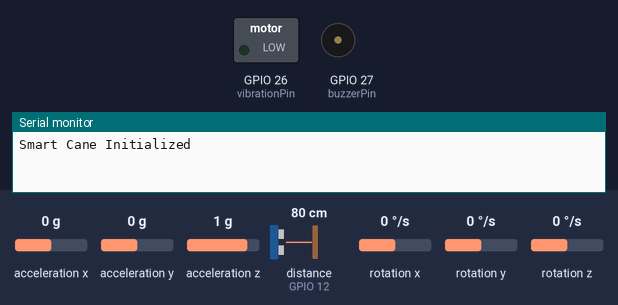
A sketch run on a simulated ESP32. Shown: switched loads named in the sketch (green lamp = pin HIGH), buzzer (waves = sounding, pin HIGH), the last lines printed to the serial monitor. Wiring (inferred from the names in the program): ultrasonic range finder: trigger GPIO 13; echo GPIO 12. The inputs (shaded band) are chosen by the test bench; at power-on: acceleration z 1 g, distance to the obstacle (sensor on GPIO 12) 80 cm, acceleration x 0 g, acceleration y 0 g, rotation x 0 °/s, rotation y 0 °/s, rotation z 0 °/s. The echo pulse lasts 58.3 µs per cm; nothing arrives over Bluetooth unless stated; pins used as bus, display or sensor lines are not drawn.

Above: at 1.2 s.
1.3 s: acceleration z set to 0.6 g
2.8 s: acceleration z set to 0.3 g
At 2.96 s:
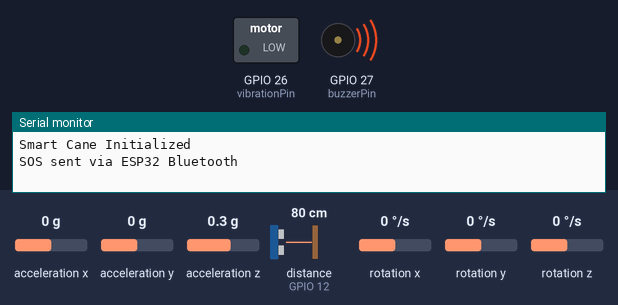
5.8 s: distance to the obstacle (sensor on GPIO 12) set to 43 cm
7.3 s: distance to the obstacle (sensor on GPIO 12) set to 38 cm
At 7.51 s:
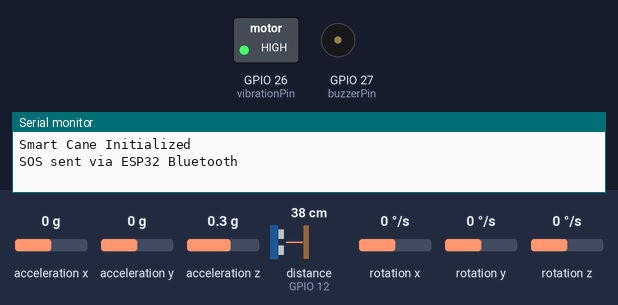
10.3 s: distance to the obstacle (sensor on GPIO 12) set to 60 cm
At 10.8 s:
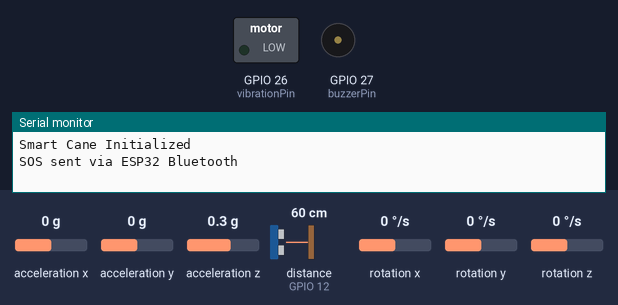
11.8 s: distance to the obstacle (sensor on GPIO 12) set to 2 cm
At 12.0 s:
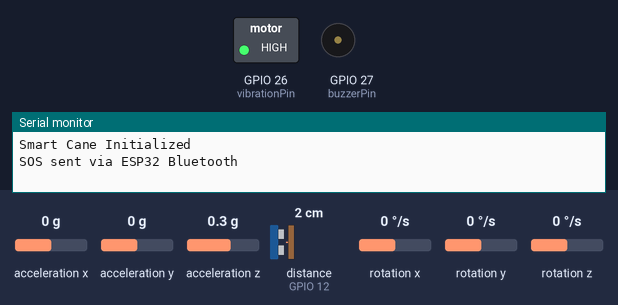
Timing chart, 0 to 14.8 s (numbered marks = the images above; inputs shaded):
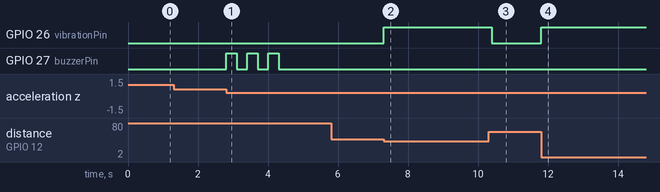

Measured:
- the behaviour switches between 0.5 and 0.4 g on acceleration z (found by bisection; images 0 and 1)
- the behaviour switches between 41 and 40 cm on distance to the obstacle (sensor on GPIO 12) (found by bisection; images 1 and 2)
- after the input at 1.3 s, every drawn part: stays the same
- after the input at 2.8 s, GPIO 27 (buzzerPin): alternates HIGH for 0.30 s and LOW for 0.30 s, 6 changes in all, then stays LOW, starting at once
- after the input at 5.8 s, every drawn part: stays the same
- after the input at 7.3 s, GPIO 26 (vibrationPin): LOW → HIGH at once
- after the input at 10.3 s, GPIO 26 (vibrationPin): HIGH → LOW after 0.10 s
- after the input at 11.8 s, GPIO 26 (vibrationPin): LOW → HIGH at once

The sketch:

code4smartcane.ino
```cpp
#include <BluetoothSerial.h>
#include <Wire.h>
#include <MPU6050.h>

BluetoothSerial SerialBT;
MPU6050 mpu;

const int trigPin = 13;
const int echoPin = 12;
const int buzzerPin = 27;
const int vibrationPin = 26;

long duration;
int distance;
bool fallDetected = false;

void setup() {
  Serial.begin(115200);
  SerialBT.begin("SmartCane_BT");  // Bluetooth device name

  Wire.begin();
  mpu.initialize();
  if (!mpu.testConnection()) {
    Serial.println("MPU6050 connection failed");
  }

  pinMode(trigPin, OUTPUT);
  pinMode(echoPin, INPUT);
  pinMode(buzzerPin, OUTPUT);
  pinMode(vibrationPin, OUTPUT);

  Serial.println("Smart Cane Initialized");
}

void loop() {
  checkObstacle();
  checkFall();
}

void checkObstacle() {
  digitalWrite(trigPin, LOW);
  delayMicroseconds(2);
  digitalWrite(trigPin, HIGH);
  delayMicroseconds(10);
  digitalWrite(trigPin, LOW);

  duration = pulseIn(echoPin, HIGH);
  distance = duration * 0.034 / 2;

  if (distance > 0 && distance < 40) {
    digitalWrite(vibrationPin, HIGH);
    delay(200);
    digitalWrite(vibrationPin, LOW);
  }
}

void checkFall() {
  int16_t ax, ay, az;
  int16_t gx, gy, gz;
  mpu.getMotion6(&ax, &ay, &az, &gx, &gy, &gz);

  float accTotal = sqrt(ax * ax + ay * ay + az * az) / 16384.0;

  if (accTotal < 0.4 && !fallDetected) {
    fallDetected = true;
    sendSOS();
    buzzFall();
  }

  if (accTotal >= 0.4) {
    fallDetected = false;
  }
}

void buzzFall() {
  for (int i = 0; i < 3; i++) {
    digitalWrite(buzzerPin, HIGH);
    delay(300);
    digitalWrite(buzzerPin, LOW);
    delay(300);
  }
}

void sendSOS() {
  SerialBT.println("⚠️ SOS! Fall detected from the smart cane!");
  Serial.println("SOS sent via ESP32 Bluetooth");
}
```
